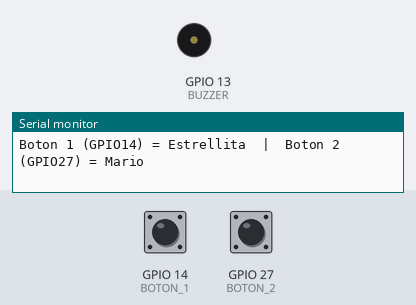
Simulated run of this sketch. Board: ESP32. On the bench: buzzer (waves = sounding), the last lines printed to the serial monitor. The inputs (shaded band) are chosen by the test bench; at power-on: GPIO 14 (BOTON_1) HIGH, GPIO 27 (BOTON_2) HIGH.

Above: at 1.2 s.
1.3 s: GPIO 14 (BOTON_1) pulled LOW for 0.15 s
At 3.7 s:
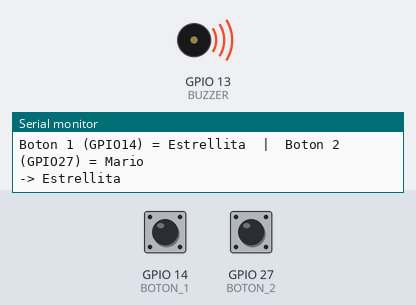
Timing chart, 0 to 10.3 s (numbered marks = the images above; inputs shaded):
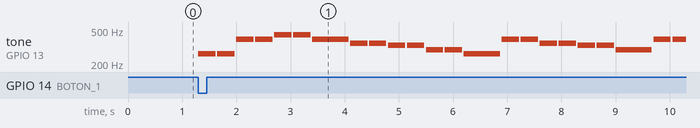

The sketch:

05-jukebox-buttons.ino
```cpp
/*
 * 05 - Jukebox: 2 canciones + 2 botones
 * learn-esp32-with-claude
 *
 * Dos botones eligen qué canción suena en el buzzer pasivo:
 *   Botón 1 -> "Estrellita"      Botón 2 -> "Mario Bros" (intro)
 *
 * Concepto nuevo: FUNCIONES. En vez de repetir el código de "tocar" por cada
 * canción, escribimos UNA función tocar() que reproduce cualquier melodía que le
 * pasemos (array de notas + array de duraciones).
 *
 * Cableado:
 *   Buzzer pasivo: señal -> GPIO13 ; otra pata -> GND
 *   Botón 1:       una pata -> GPIO14 ; otra pata -> GND   (INPUT_PULLUP, activo en bajo)
 *   Botón 2:       una pata -> GPIO27 ; otra pata -> GND
 * Board:  ESP32 Dev Module
 * Serial: 115200 baud
 */

const int BUZZER  = 13;
const int BOTON_1 = 14;   // Estrellita
const int BOTON_2 = 27;   // Mario

// Frecuencias de las notas (Hz). 0 = silencio (rest).
#define DO   262
#define RE   294
#define MI   330
#define FA   349
#define SOL  392
#define LA   440
#define SI   494
#define DO2  523
#define MI5  659
#define SOL5 784

// --- Canción 1: Estrellita ---
int estrellita[] = {
  DO, DO, SOL, SOL, LA, LA, SOL,
  FA, FA, MI,  MI,  RE, RE, DO,
  SOL,SOL,FA,  FA,  MI, MI, RE,
  SOL,SOL,FA,  FA,  MI, MI, RE,
  DO, DO, SOL, SOL, LA, LA, SOL,
  FA, FA, MI,  MI,  RE, RE, DO
};
int estrellitaDur[] = {
  1,1,1,1,1,1,2,  1,1,1,1,1,1,2,
  1,1,1,1,1,1,2,  1,1,1,1,1,1,2,
  1,1,1,1,1,1,2,  1,1,1,1,1,1,2
};
const int estrellitaN = sizeof(estrellita) / sizeof(estrellita[0]);

// --- Canción 2: Mario Bros (intro, simplificado) ---
int mario[] = {
  MI5, MI5, 0, MI5, 0, DO2, MI5, 0, SOL5, 0, 0, 0, SOL, 0, 0, 0
};
int marioDur[] = {
  1, 1, 1, 1, 1, 1, 1, 1, 1, 1, 1, 1, 1, 1, 1, 1
};
const int marioN = sizeof(mario) / sizeof(mario[0]);

void setup() {
  Serial.begin(115200);
  pinMode(BOTON_1, INPUT_PULLUP);
  pinMode(BOTON_2, INPUT_PULLUP);
  Serial.println("Boton 1 (GPIO14) = Estrellita  |  Boton 2 (GPIO27) = Mario");
}

// FUNCIÓN: toca una canción cualquiera.
// Recibe: el array de notas, el de duraciones, cuántas notas, y el tempo (ms por negra).
void tocar(int notas[], int duraciones[], int n, int beat) {
  for (int i = 0; i < n; i++) {
    int dur = duraciones[i] * beat;
    if (notas[i] == 0) {
      noTone(BUZZER);              // 0 = silencio
    } else {
      tone(BUZZER, notas[i]);      // frecuencia -> tono
    }
    delay(dur - 30);
    noTone(BUZZER);                // corte breve: separa notas repetidas
    delay(30);
  }
}

void loop() {
  // Botones activos en bajo (pull-up): LOW = apretado.
  if (digitalRead(BOTON_1) == LOW) {
    Serial.println("-> Estrellita");
    tocar(estrellita, estrellitaDur, estrellitaN, 350);
  }
  if (digitalRead(BOTON_2) == LOW) {
    Serial.println("-> Mario");
    tocar(mario, marioDur, marioN, 150);
  }
}
```

Measured:
- after the input at 1.3 s, tone on GPIO 13 (BUZZER): plays 262 Hz for 0.32 s, 262 Hz for 0.32 s, 392 Hz for 0.32 s, 392 Hz for 0.32 s, 440 Hz for 0.32 s, 440 Hz for 0.32 s … (23 notes in this stretch), starting at once
